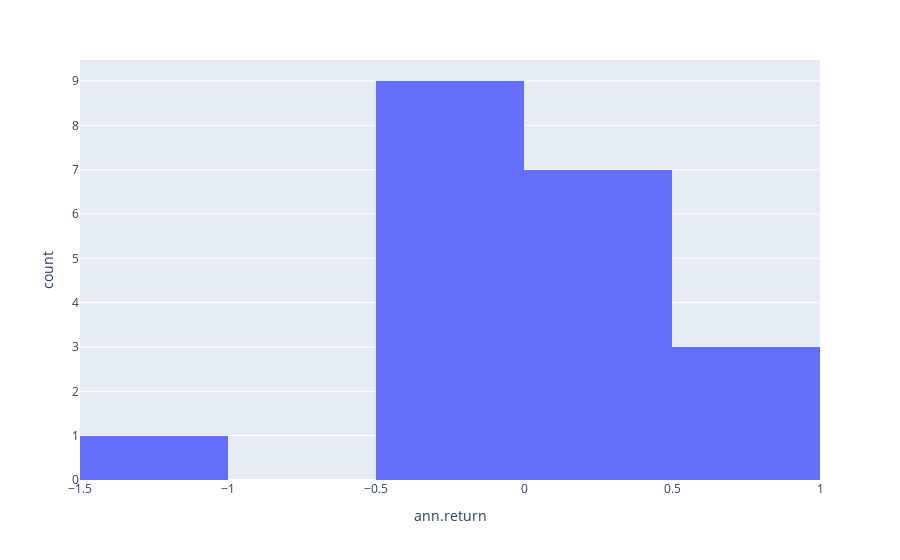

Notebook cell for this chart:
### Markdown cell above
Plot the histogram of annual returns.

### Code cell
# fig = px.histogram(sci_daily_returns, x="daily.return")
fig = px.histogram(sci_annual_returns, x="ann.return")
fig.show()

### Figure 1 — Plotly figure (JSON) as saved in the notebook; plotly's stock layout.template omitted (floating-point values rounded to 4 significant figures)
{"data": [{"alignmentgroup": "True", "bingroup": "x", "hoverlabel": {"namelength": 0}, "hovertemplate": "ann.return=%{x}<br>count=%{y}", "legendgroup": "", "marker": {"color": "#636efa"}, "name": "", "offsetgroup": "", "orientation": "v", "showlegend": false, "type": "histogram", "x": [0.4169, -0.2309, -0.1926, 0.09773, -0.1672, -0.08692, 0.8348, 0.6763, -1.061, 0.5877, -0.1545, -0.2443, 0.0312, -0.06988, 0.4244, 0.08997, -0.1313, 0.06352, -0.2822, 0.2013], "xaxis": "x", "yaxis": "y"}], "layout": {"barmode": "relative", "legend": {"tracegroupgap": 0}, "margin": {"t": 60}, "xaxis": {"anchor": "y", "domain": [0, 1], "title": {"text": "ann.return"}}, "yaxis": {"anchor": "x", "domain": [0, 1], "title": {"text": "count"}}}}
